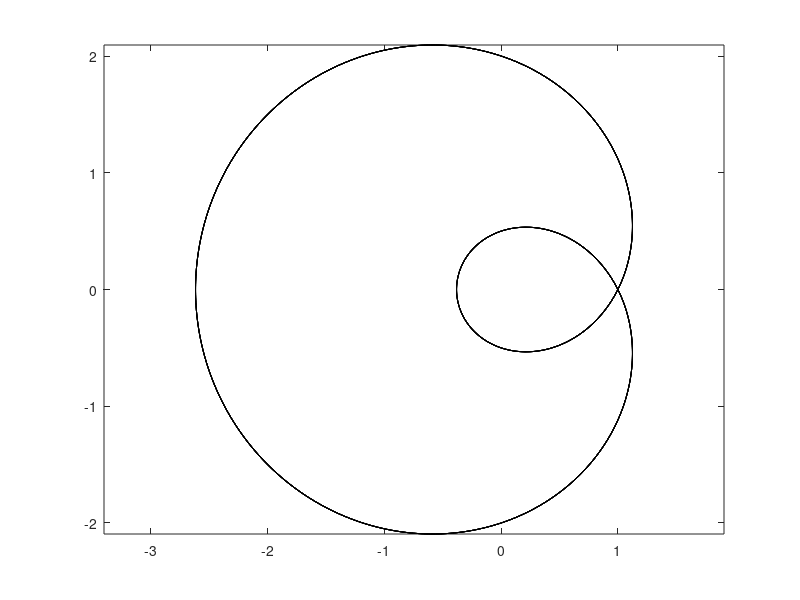

The MATLAB script that drew this image:
clear; close;

ratio =  [2 3];
n = 1e3;
t_i = 0;
t_e = 2*pi;


q = ratio(2)/ratio(1);
dt = (t_e-t_i)/n;
t = t_i:dt:(t_e*lcm(ratio(1),ratio(2)));

a = 1;
b = 1.5;
c = sqrt(abs(b^2-a^2));

x = a*cos(t);
y = b*sin(t)-c;



x2 = x.*cos(t) - y.*sin(t);
y2 = x.*sin(t) + y.*cos(t);

% plot(x,y,'-k')
plot(x2,y2,'-k')
axis equal